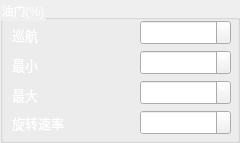
         <widget class="QGroupBox" name="f_pid_box_4">
          <property name="geometry">
           <rect>
            <x>10</x>
            <y>160</y>
            <width>240</width>
            <height>143</height>
           </rect>
          </property>
          <property name="styleSheet">
           <string notr="true">color: rgb(255, 255, 255);</string>
          </property>
          <property name="title">
           <string>油门(%)</string>
          </property>
          <widget class="QLabel" name="label_44">
           <property name="geometry">
            <rect>
             <x>12</x>
             <y>24</y>
             <width>39</width>
             <height>21</height>
            </rect>
           </property>
           <property name="font">
            <font>
             <pointsize>10</pointsize>
            </font>
           </property>
           <property name="text">
            <string>巡航</string>
           </property>
          </widget>
          <widget class="QDoubleSpinBox" name="f_cruise_pct">
           <property name="geometry">
            <rect>
             <x>140</x>
             <y>20</y>
             <width>91</width>
             <height>25</height>
            </rect>
           </property>
           <property name="font">
            <font>
             <pointsize>10</pointsize>
            </font>
           </property>
          </widget>
          <widget class="QDoubleSpinBox" name="f_throttle_min_pct">
           <property name="geometry">
            <rect>
             <x>140</x>
             <y>50</y>
             <width>91</width>
             <height>25</height>
            </rect>
           </property>
           <property name="font">
            <font>
             <pointsize>10</pointsize>
            </font>
           </property>
          </widget>
          <widget class="QLabel" name="label_45">
           <property name="geometry">
            <rect>
             <x>12</x>
             <y>54</y>
             <width>41</width>
             <height>21</height>
            </rect>
           </property>
           <property name="font">
            <font>
             <pointsize>10</pointsize>
            </font>
           </property>
           <property name="text">
            <string>最小</string>
           </property>
          </widget>
          <widget class="QDoubleSpinBox" name="f_throttle_max_pct">
           <property name="geometry">
            <rect>
             <x>140</x>
             <y>80</y>
             <width>91</width>
             <height>25</height>
            </rect>
           </property>
           <property name="font">
            <font>
             <pointsize>10</pointsize>
            </font>
           </property>
          </widget>
          <widget class="QLabel" name="label_46">
           <property name="geometry">
            <rect>
             <x>12</x>
             <y>84</y>
             <width>43</width>
             <height>21</height>
            </rect>
           </property>
           <property name="font">
            <font>
             <pointsize>10</pointsize>
            </font>
           </property>
           <property name="text">
            <string>最大</string>
           </property>
          </widget>
          <widget class="QDoubleSpinBox" name="f_rotate_speed">
           <property name="geometry">
            <rect>
             <x>140</x>
             <y>110</y>
             <width>91</width>
             <height>25</height>
            </rect>
           </property>
           <property name="font">
            <font>
             <pointsize>10</pointsize>
            </font>
           </property>
          </widget>
          <widget class="QLabel" name="label_47">
           <property name="geometry">
            <rect>
             <x>12</x>
             <y>112</y>
             <width>67</width>
             <height>21</height>
            </rect>
           </property>
           <property name="font">
            <font>
             <pointsize>10</pointsize>
            </font>
           </property>
           <property name="text">
            <string>旋转速率</string>
           </property>
          </widget>
         </widget>
